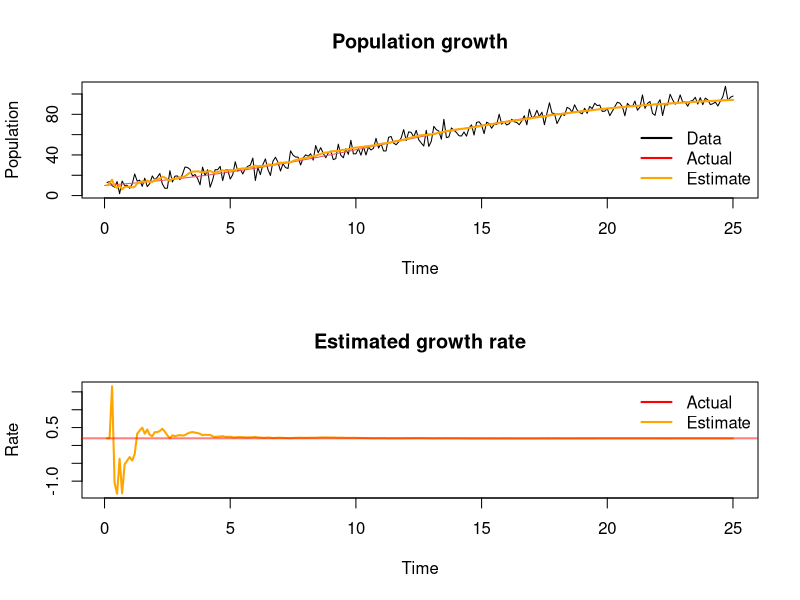

Reproduce this figure in R.
# References: 
# - https://gist.github.com/mages/ca9f3eeab477b6d32dc6#file-extended_kalman_mg-r
# - http://www.r-bloggers.com/extended-kalman-filter-example-in-r/

# Example inspired by
# https://idontgetoutmuch.wordpress.com/2014/09/09/fun-with-extended-kalman-filters-4/
 
# Logistic growth function
logistG <- function(r, p, k, t){
  k * p * exp(r*t) / (k + p * (exp(r*t) - 1))
}
 
k <- 100
p0 <- 0.1*k
r <- 0.2
deltaT <- 0.1
 
# Let's create some sample data:
set.seed(12345)
 
obsVariance <- 25
nObs = 250
nu <- rnorm(nObs, mean=0, sd=sqrt(obsVariance)) 
pop <- c(p0, logistG(r, p0, k, (1:(nObs-1))*deltaT)) + nu
 
Estimate <- data.frame(Rate=rep(NA, nObs),
                       Population=rep(NA,nObs))
 
library(numDeriv)
a <- function(x, k, deltaT){
  c(r=x[1],
    logistG(r=x[1], p=x[2], k, deltaT))
}
G <- t(c(0, 1))
 
# Evolution error
Q <- diag(c(0, 0))
# Observation error
R <-  obsVariance
# Prior
x <- c(r, p0)
Sigma <-  diag(c(144, 25))
 
for(i in 1:nObs){
  # Observation
  xobs <- c(0, pop[i])
  y <- G %*% xobs
  # Filter  
  SigTermInv <- solve(G %*% Sigma %*% t(G) + R)
  xf <- x + Sigma %*% t(G) %*%  SigTermInv %*% (y - G %*% x)
  Sigma <- Sigma - Sigma %*% t(G) %*% SigTermInv %*% G %*% Sigma 
  
  A <- jacobian(a, x=x, k=k, deltaT=deltaT)   
  K <- A %*% Sigma %*% t(G) %*% solve(G %*% Sigma %*% t(G) + R)
  Estimate[i,] <- x
  
  # Predict
  x <- a(x=xf, k=k, deltaT=deltaT) + K %*% (y - G %*% xf)
  Sigma <- A %*% Sigma %*% t(A) - K %*% G %*% Sigma %*% t(A) + Q
}
 
# Plot output
op <- par(mfrow=c(2,1))
time <- c(1:nObs)*deltaT
plot(y=pop, x=time, t='l', main="Population growth", 
     xlab="Time", ylab="Population")
curve(logistG(r, p0, k, x),  from=0, to=max(time), col=2, add=TRUE, lwd=1)
lines(y=Estimate$Population, x=time, col="orange", lwd=2)
legend("bottomright", 
       legend=c("Data","Actual", "Estimate"), 
       bty="n",
       col=c("black", "red", "orange"),
       lty=1, lwd=2)
plot(y=Estimate$Rate, x=time, t='l', main="Estimated growth rate", 
     xlab="Time", ylab="Rate", col="orange", lwd=2)
abline(h=r, col=adjustcolor("red", alpha=0.5), lwd=2)
legend("topright", 
       legend=c("Actual", "Estimate"), 
       bty="n",
       col=c("red", "orange"),
       lty=1, lwd=2)
par(op)
